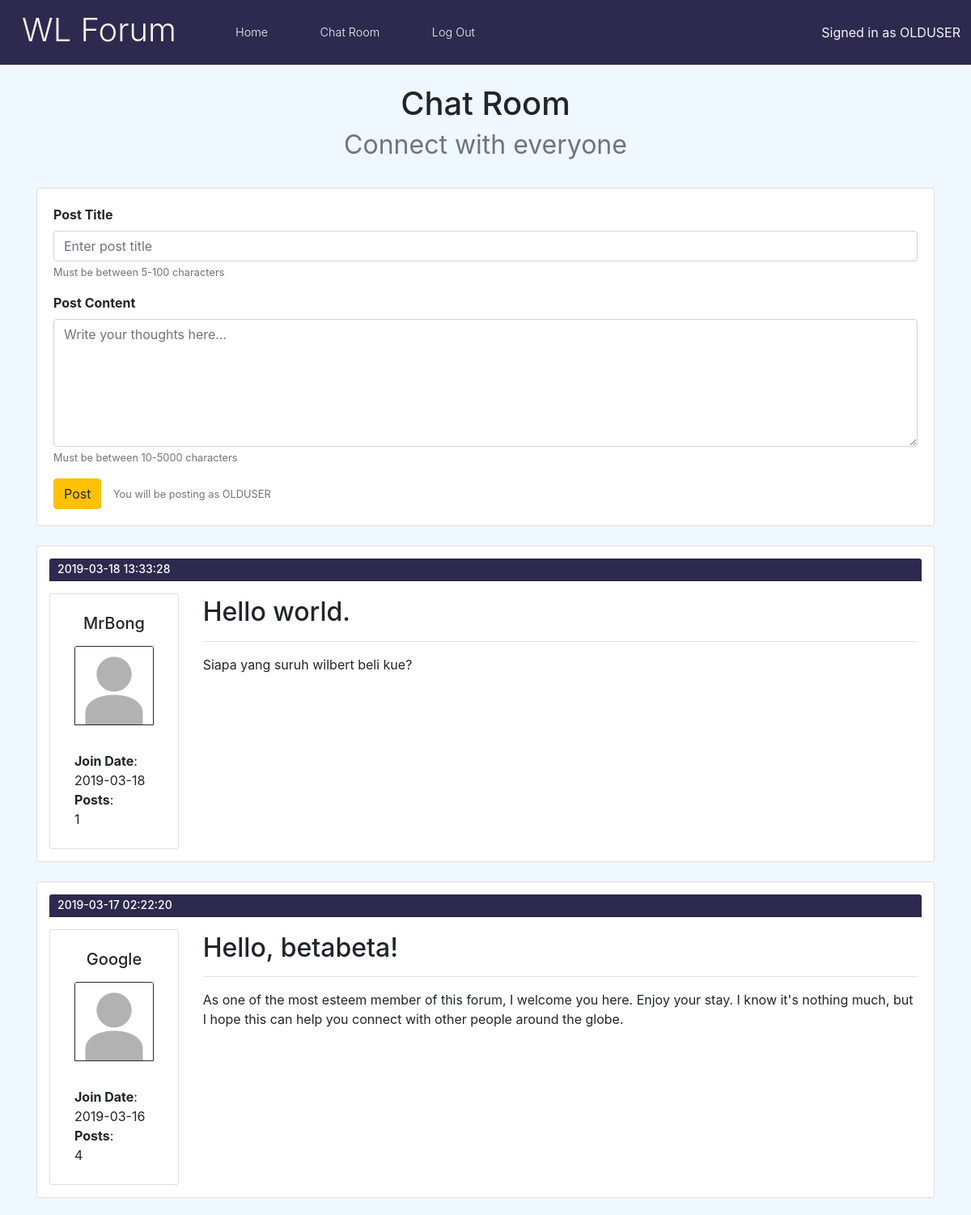
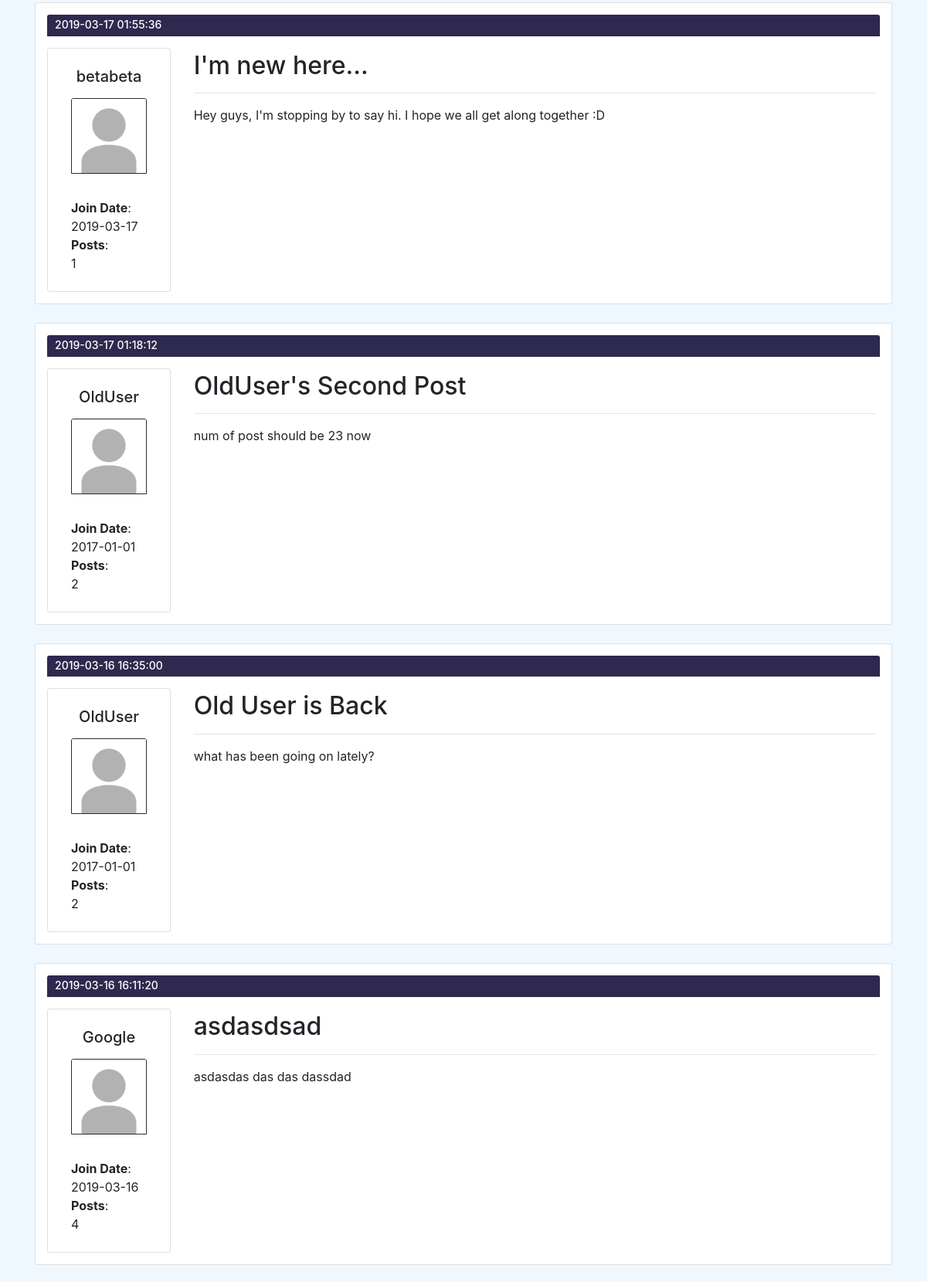
The page /chat.php (signed in, upper part) on the database its author committed (2 pictures, top to bottom).
### tables this page shows
CREATE TABLE `post_table` (
  `id` int(3) NOT NULL,
  `uid` varchar(10) NOT NULL,
  `post_title` varchar(50) NOT NULL,
  `post_content` text NOT NULL,
  `datetime` datetime NOT NULL DEFAULT CURRENT_TIMESTAMP
);

CREATE TABLE `user` (
  `id` int(3) NOT NULL,
  `email` varchar(30) NOT NULL,
  `username` varchar(10) NOT NULL,
  `password` varchar(255) NOT NULL,
  `num_of_posts` int(11) NOT NULL DEFAULT '0',
  `date_joined` datetime NOT NULL DEFAULT CURRENT_TIMESTAMP
);

### chat.php (the view, shortened to what this page needs)
<?php
require 'header.php';
$titleField = "";
$contentField = "";
?>
<link rel="stylesheet" href="style/chat.css">
<main>
    <div class="container my-4">
        <div class="row my-4">
            <div class="col chatpage-title">
                <h1>Chat Room<br><small class="text-muted">Connect with everyone</small></h1>
            </div>
        </div>
        <div class="row my-4">
            <div class="col">
                <div class="card">
                    <form method="POST" action="do_chat.php">
                        <div class="form-group">
                            <label for="InputPostTitle"><strong>Post Title</strong></label>
                            <input type="text" class="form-control" name="InputPostTitle" id="InputPostTitle" aria-describedby="PostTitleHelp" placeholder="Enter post title" value="<?php echo $titleField ?>">
                            <small id="PostTitleHelp" class="form-text text-muted">Must be between 5-100 characters</small>
                        </div>
                        <div class="form-group">
                            <label for="InputPostContent"><strong>Post Content</strong></label>
                            <textarea class="form-control" name="InputPostContent" id="InputPostContent" aria-describedby="PostContentHelp" rows="6" placeholder="Write your thoughts here..."><?php echo $contentField ?></textarea>
                            <small id="PostContentHelp" class="form-text text-muted">Must be between 10-5000 characters</small>
                        </div>
                        <?php
                            if(!isset($_SESSION['uid'])) {
                                echo    '<button type="" class="btn btn-warning" aria-describedby="true" disabled >Post</button>
                                <small style="display:inline; color:#ff0033; margin-left:10px;" id="SubmitContentHelp" class="form-text">You must be signed in to post!</small>';
                            } else {
                                echo    '<button type="submit" class="btn btn-warning" name="chat-submit" aria-describedby="SubmitContentHelp">Post</button>
                                <small style="display:inline; margin-left:10px;" id="SubmitContentHelp" class="form-text text-muted">You will be posting as '.strtoupper($username).'</small>';
                            }
                        ?>
                    </form>
                </div>
            </div>
        </div>
        <?php
            $sql  = "SELECT * FROM post_table";
            $stmt = mysqli_stmt_init($link);
            if(!mysqli_stmt_prepare($stmt, $sql)) {
                header("Location: chat.php?error=sqlerror1");
                exit();
            } else {
                mysqli_stmt_execute($stmt);
                $result = mysqli_stmt_get_result($stmt);
                $datas = array();
                if(mysqli_num_rows($result) > 0) {
                    while($row = mysqli_fetch_assoc($result)) {
                        array_push($datas, $row);
                    }
                    for($i = count($datas)-1; $i>=0; $i--) {
                        $uid = $datas[$i]["uid"];
                        $posts =0;
                        $sql  = "SELECT date_joined, num_of_posts FROM user WHERE username=?";
                        $stmt = mysqli_stmt_init($link);
                        if(!mysqli_stmt_prepare($stmt, $sql)) {
                            header("Location: chat.php?error=sqlerror123");
                            exit();
                        } else {
                            mysqli_stmt_bind_param($stmt,"s",$uid);
                            mysqli_stmt_execute($stmt);
                            $result = mysqli_stmt_get_result($stmt);
                            if($row = mysqli_fetch_assoc($result)) {
                                $date = $row["date_joined"];
                                $posts = $row["num_of_posts"];
                                $arr = explode(' ', trim($date));
                            }
                        echo '  <div class="row my-4">
                                    <div class="col">
                                        <div class="card post-log">
                                            <h5 class="card-header timestamp">'.$datas[$i]["datetime"].'</h5>
                                            <div class="row rower">
                                                <div class="col-2 profile">
                                                    <div class="card" style="width: 10rem;">
                                                        <div class="card-body">
                                                            <h5 class="card-title">'.$datas[$i]["uid"].'</h5>
                                                            <img class="card-img-top" src="img/default_profile.jpg" alt="Card image cap">
                                                            <p class="card-text"><strong>Join Date</strong>:<br>'.$arr[0].'</p>
                                                            <p class="card-text"><strong>Posts</strong>: <br>'.$posts.'</p>
                                                        </div>
                                                    </div>
                                                </div>
                                                <div class="card-body col-10 profile">
                                                    <h2 class="card-title">'.$datas[$i]["post_title"].'</h2>
                                                    <hr>
                                                    <p class="card-text">'.$datas[$i]["post_content"].'</p>
                                                </div>
                                            </div>
                                        </div>
                                    </div>
                                </div>';
                        }
                    }
                } else {
                    header("Location: chat.php?error=noPostFound&title=".$postTitle."&content=".$postContent);
                    exit();
                }
            }
        ?>
    </div>
</main>
<?php
    require 'footer.php';
?>

### style/header.css (style rules this page uses)
body { background-color: aliceblue; height: 100%; }
html { height: 100%; }

### style/chat.css (style rules this page uses)
.chatpage-title { text-align: center; }
div.card-body { padding: 0.25rem 1.25rem 0.25rem 1.25rem; }
.card { padding: 20px 20px; }
.timestamp { background-color: #2E294E; color:#fff; font-size: 14px; padding: 5px 5px 5px 10px; }
h5.card-title { margin-bottom: 1rem; text-align: center; }
p.card-text { margin-bottom: 0rem; }
.post-log { padding: 15px 15px; }
.rower { margin-top: 15px; }
.profile .card { padding-left:10px !important; padding-right:10px !important; }
.card-img-top { border: 1px solid rgb(43, 43, 43); margin-bottom: 2rem; }

### rows shown on the page
post_table: datetime "2019-03-18 13:33:28", uid "MrBong", user.date_joined "2019-03-18", user.num_of_posts "1", post_title "Hello world.", post_content "Siapa yang suruh wilbert beli kue?"
post_table: datetime "2019-03-17 02:22:20", uid "Google", user.date_joined "2019-03-16", user.num_of_posts "4", post_title "Hello, betabeta!", post_content "As one of the most esteem member of this forum, I welcome you here. Enjoy your stay. I know it's nothing much, but I hope this can help you connect with other people around the globe."
post_table: datetime "2019-03-17 01:55:36", uid "betabeta", user.date_joined "2019-03-17", user.num_of_posts "1", post_title "I'm new here...", post_content "Hey guys, I'm stopping by to say hi. I hope we all get along together :D"
post_table: datetime "2019-03-17 01:18:12", uid "OldUser", user.date_joined "2017-01-01", user.num_of_posts "2", post_title "OldUser's Second Post", post_content "num of post should be 23 now"
post_table: datetime "2019-03-16 16:35:00", uid "OldUser", user.date_joined "2017-01-01", user.num_of_posts "2", post_title "Old User is Back", post_content "what has been going on lately?"
post_table: datetime "2019-03-16 16:11:20", uid "Google", user.date_joined "2019-03-16", user.num_of_posts "4", post_title "asdasdsad", post_content "asdasdas das das dassdad"

### other values the page prints
$uid "OLDUSER"
$username "OLDUSER"
